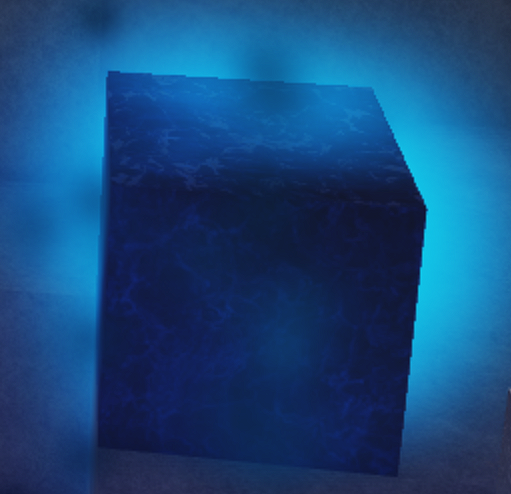
#> input picture block.png, 511 x 494 px
$ python cannyedges.py
#> lines starting #> are read from the running program, lines starting #| are printed output that depends on the picture; after the words box and inside, x2 and y2 are one past the last pixel; in counts of white or black regions, pixels touching at a corner belong together
import cv2 as cv

max_lowThreshold = 100
window_name = 'Edge Map'
title_trackbar = 'Min Threshold:'
ratio = 3
kernel_size = 3

def CannyThreshold(val):
    low_threshold = val
    img_blur = cv.blur(src_gray, (3,3))
    detected_edges = cv.Canny(img_blur, low_threshold, low_threshold*ratio, kernel_size)
    mask = detected_edges != 0
    dst = src * (mask[:,:,None].astype(src.dtype))
    cv.imshow(window_name, dst)

src = cv.imread('block.png')
#> src is the input picture: shape (494, 511, 3); mean B, G, R 122.5, 71.6, 22.5

if src is None:
    print('Could not open or find the image')
    exit(0)

src_gray = cv.cvtColor(src, cv.COLOR_BGR2GRAY)
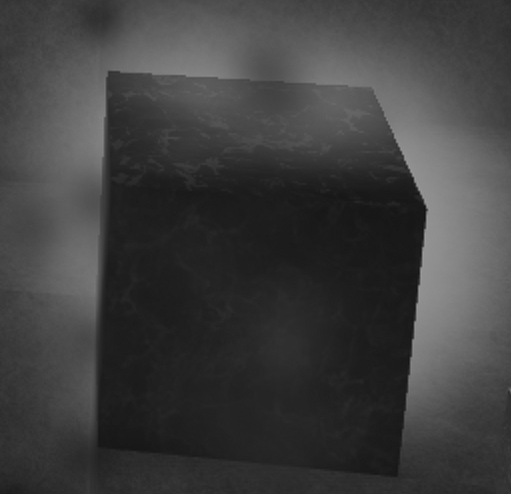
#> src_gray: shape (494, 511); min 17, max 156, mean 62.7
cv.namedWindow(window_name)
cv.createTrackbar(title_trackbar, window_name, 0, max_lowThreshold, CannyThreshold)
#> slider 'Min Threshold:' is set to 20
CannyThreshold(0)
#> in CannyThreshold, `detected_edges = cv.Canny(img_blur, low_threshold, low_threshold*ratio..`:
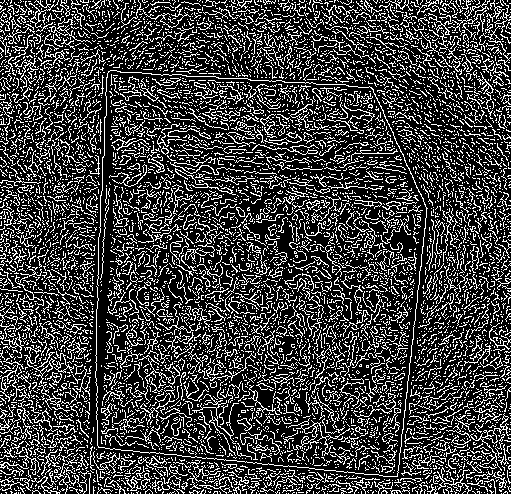
#> detected_edges: shape (494, 511); 24.7% white in thin lines or dots
#> in CannyThreshold, `mask = detected_edges != 0`: mask: shape (494, 511) bool; 24.7% white in thin lines or dots
#> in CannyThreshold, `dst = src * (mask[:,:,None].astype(src.dtype))`:
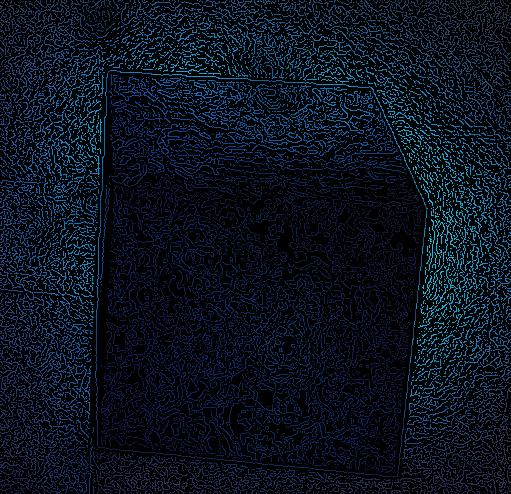
#> dst: shape (494, 511, 3); mean B, G, R 30.1, 17.5, 5.7
cv.waitKey()
#> call 2 of CannyThreshold, with val = 20
#> in CannyThreshold (call 2), `detected_edges = cv.Canny(img_blur, low_threshold, low_threshold*ratio..`:
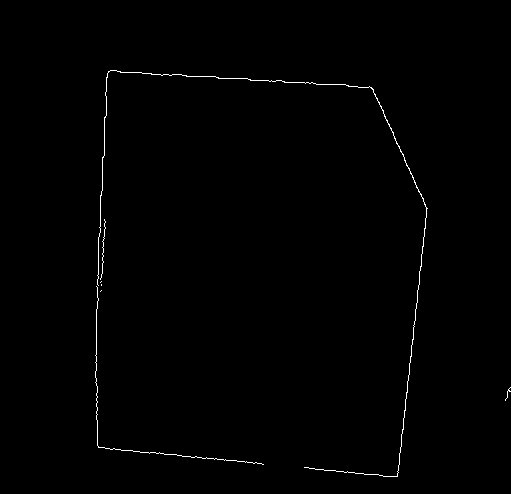
#> detected_edges: shape (494, 511); 0.56% white in thin lines or dots, all inside (x1, y1, x2, y2) = (95, 70, 511, 477)
